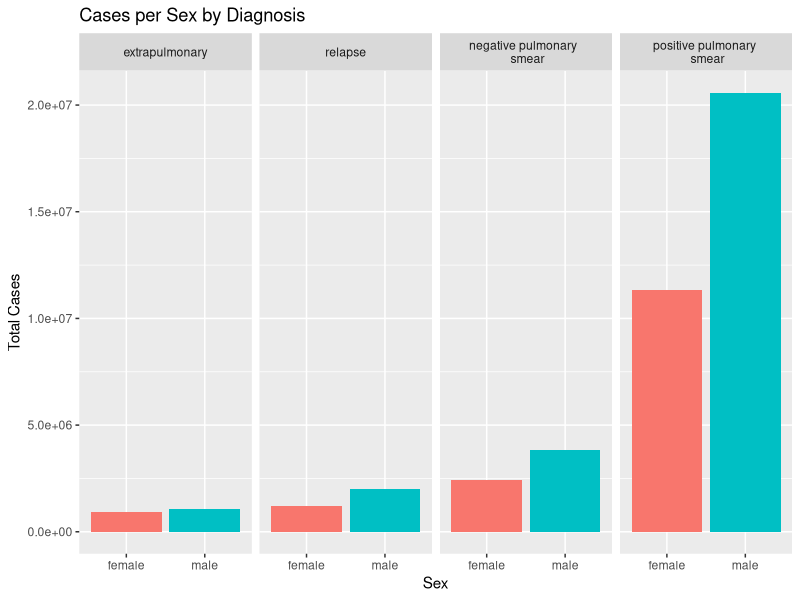
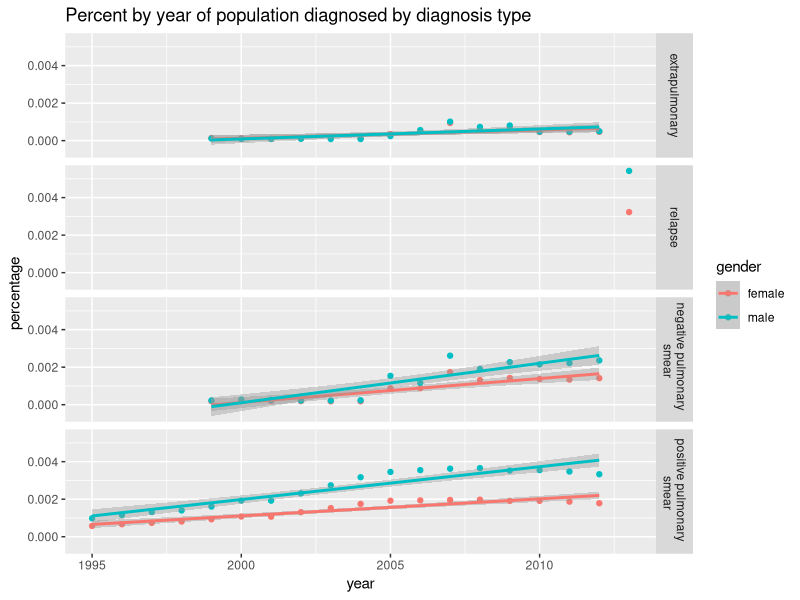

These figures' R source, in order: (Note: this script raises an error after producing the figures.)
## ---- chunk 1
library(dplyr)
library(tidyr)
library(ggplot2)

data(who)
data(population)

who_long <- who %>% 
  pivot_longer(cols = 5:60, names_to = c('diagnosis', 'gender', 'age'), names_pattern = (regex= ("new_?(.*)_(.)(.*)")), values_to = "count")
head(who_long)
## ---- chunk 2
#df with left join to the original who data set

who_left_df <- who %>%
  left_join(population, by=c('country', 'year'))

head(who_left_df)


#df with left join to the long data set

who_long_left_df <- who_long %>%
  left_join(population, by=c('country', 'year'))

head(who_long_left_df)

## ---- chunk 3
who_long_lef_age_split_df <- who_long_left_df %>%
  separate('age', c('min_age', 'max_age'), sep = -2)

head(who_long_lef_age_split_df)
## ---- chunk 4
who_long_lef_age_split_fixed_df <- who_long_lef_age_split_df %>%
 mutate(min_age = replace(min_age, min_age == '', '65')) %>%
  mutate(max_age = replace(max_age, min_age == '65', 'Inf')) 
  


## ---- chunk 5
sum_per_sex_of_cases_diagnosis_df <- who_long_lef_age_split_fixed_df %>% 
 group_by(diagnosis, gender) %>%
 summarize(sum_per_sex_of_cases_diagnosis = sum(count, na.rm = TRUE))

head(sum_per_sex_of_cases_diagnosis_df )
## ---- chunk 6
#create new labels for the facets
diagnosis.labs <- c("relapse", "negative pulmonary  \n\ smear", "positive pulmonary \n\ smear", "extrapulmonary")
names(diagnosis.labs) <- c("rel", "sn", "sp", "ep")



ggplot(sum_per_sex_of_cases_diagnosis_df) +
  geom_col(aes(x=gender,y=sum_per_sex_of_cases_diagnosis, fill = gender), show.legend = FALSE) +
  facet_grid(.~diagnosis, labeller = labeller(diagnosis = diagnosis.labs)) + 
  scale_x_discrete(labels=c("f" = "female", "m" = "male"))+
  labs(x='Sex',
       y='Total Cases',
       title='Cases per Sex by Diagnosis') 


  
## ---- chunk 7
percentage_of_pop <- who_long_lef_age_split_fixed_df %>%
 drop_na(population, count) %>%
 group_by(year,diagnosis, gender) %>%
 summarize(percentage = 100*(sum(count))/(sum(population)))

head(percentage_of_pop)
## ---- chunk 8
diagnosis.labs <- c("relapse", "negative pulmonary  \n\ smear", "positive pulmonary \n\ smear", "extrapulmonary")
names(diagnosis.labs) <- c("rel", "sn", "sp", "ep")

ggplot(percentage_of_pop) +
  geom_point(aes(x=year,y=percentage, color=gender)) +
  scale_color_discrete(labels=c("f" = "female", "m" = "male")) +
  geom_smooth(method='lm', aes(y=percentage,x=year, color = gender)) +
  facet_grid(rows = vars(diagnosis), labeller = labeller(diagnosis = diagnosis.labs)) + 
  labs(title='Percent by year of population diagnosed by diagnosis type')
  
  
  #theme(axis.text.x = element_text(angle = 45)) +
  #labs(title='Sales to Profit')
## ---- chunk 9
who_long_left_age_together_df <- who_long_lef_age_split_fixed_df %>%
  unite(col = 'age_range', min_age:max_age,sep='-')

head(who_long_left_age_together_df)

## ---- chunk 10
count_diagnosis_df <- who_long_left_age_together_df %>% 
 group_by(diagnosis) %>%
 summarize(total_count = sum(count, na.rm = TRUE))

head(count_diagnosis_df )

count_diagnosis_by_age_df <- who_long_left_age_together_df %>% 
 group_by(diagnosis, age_range) %>%
 summarize(count_by_age = sum(count, na.rm = TRUE))

head(count_diagnosis_by_age_df )

count_diagnosis_join_df <- count_diagnosis_by_age_df %>%
  left_join(count_diagnosis_df , by=c('diagnosis')) %>%
  

head(count_diagnosis_join_df)

